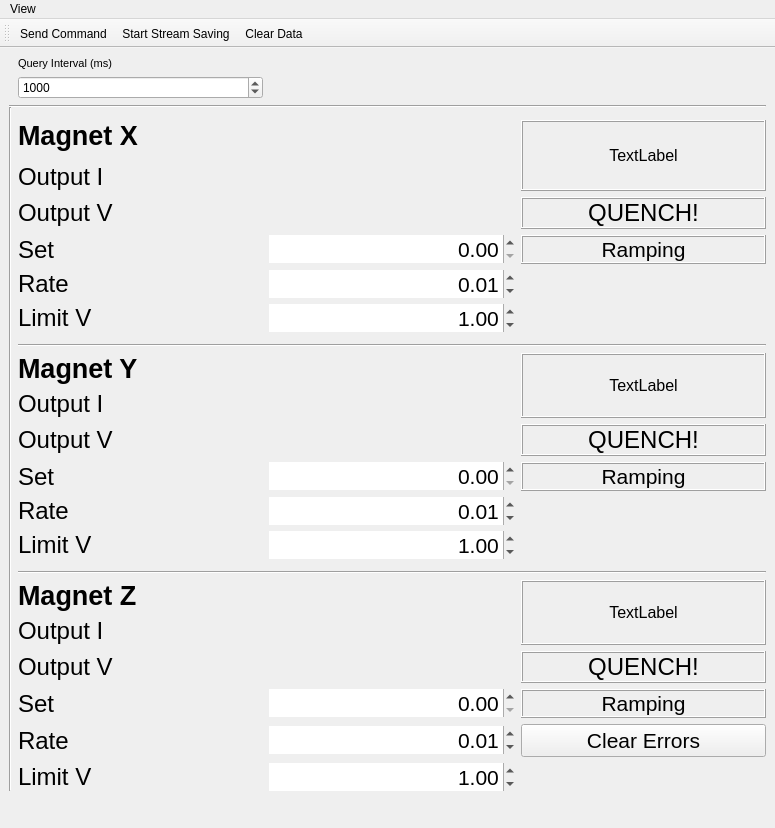
<?xml version="1.0" encoding="UTF-8"?>
<ui version="4.0">
 <class>MainWindow</class>
 <widget class="QMainWindow" name="MainWindow">
  <property name="geometry">
   <rect>
    <x>0</x>
    <y>0</y>
    <width>775</width>
    <height>828</height>
   </rect>
  </property>
  <property name="windowTitle">
   <string>qudi-hira: Superconducting Magnet Controller</string>
  </property>
  <property name="toolButtonStyle">
   <enum>Qt::ToolButtonTextUnderIcon</enum>
  </property>
  <widget class="QWidget" name="centralwidget">
   <property name="sizePolicy">
    <sizepolicy hsizetype="Fixed" vsizetype="Preferred">
     <horstretch>0</horstretch>
     <verstretch>0</verstretch>
    </sizepolicy>
   </property>
   <layout class="QGridLayout" name="gridLayout">
    <item row="19" column="2">
     <widget class="QDoubleSpinBox" name="magnet_y_ramp_rate_doubleSpinBox">
      <property name="font">
       <font>
        <pointsize>16</pointsize>
       </font>
      </property>
      <property name="frame">
       <bool>false</bool>
      </property>
      <property name="alignment">
       <set>Qt::AlignRight|Qt::AlignTrailing|Qt::AlignVCenter</set>
      </property>
      <property name="buttonSymbols">
       <enum>QAbstractSpinBox::UpDownArrows</enum>
      </property>
      <property name="value">
       <double>0.010000000000000</double>
      </property>
     </widget>
    </item>
    <item row="23" column="3" rowspan="2">
     <widget class="QLabel" name="magnet_z_quench_setup_label">
      <property name="font">
       <font>
        <pointsize>12</pointsize>
       </font>
      </property>
      <property name="frameShape">
       <enum>QFrame::Box</enum>
      </property>
      <property name="frameShadow">
       <enum>QFrame::Raised</enum>
      </property>
      <property name="text">
       <string>TextLabel</string>
      </property>
      <property name="alignment">
       <set>Qt::AlignCenter</set>
      </property>
     </widget>
    </item>
    <item row="25" column="3">
     <widget class="QLabel" name="magnet_z_quenchbit">
      <property name="font">
       <font>
        <pointsize>18</pointsize>
        <underline>false</underline>
       </font>
      </property>
      <property name="frameShape">
       <enum>QFrame::Box</enum>
      </property>
      <property name="frameShadow">
       <enum>QFrame::Raised</enum>
      </property>
      <property name="text">
       <string>QUENCH!</string>
      </property>
      <property name="scaledContents">
       <bool>false</bool>
      </property>
      <property name="alignment">
       <set>Qt::AlignCenter</set>
      </property>
     </widget>
    </item>
    <item row="17" column="3">
     <widget class="QLabel" name="magnet_y_quenchbit">
      <property name="font">
       <font>
        <pointsize>18</pointsize>
        <underline>false</underline>
       </font>
      </property>
      <property name="frameShape">
       <enum>QFrame::Box</enum>
      </property>
      <property name="frameShadow">
       <enum>QFrame::Raised</enum>
      </property>
      <property name="text">
       <string>QUENCH!</string>
      </property>
      <property name="scaledContents">
       <bool>false</bool>
      </property>
      <property name="alignment">
       <set>Qt::AlignCenter</set>
      </property>
     </widget>
    </item>
    <item row="5" column="3" rowspan="3">
     <widget class="QLabel" name="magnet_x_quench_setup_label">
      <property name="font">
       <font>
        <pointsize>12</pointsize>
       </font>
      </property>
      <property name="frameShape">
       <enum>QFrame::Box</enum>
      </property>
      <property name="frameShadow">
       <enum>QFrame::Raised</enum>
      </property>
      <property name="text">
       <string>TextLabel</string>
      </property>
      <property name="alignment">
       <set>Qt::AlignCenter</set>
      </property>
     </widget>
    </item>
    <item row="10" column="1" rowspan="2">
     <widget class="QLabel" name="magnet_x_ramp_rate">
      <property name="font">
       <font>
        <pointsize>18</pointsize>
       </font>
      </property>
      <property name="text">
       <string>Rate</string>
      </property>
     </widget>
    </item>
    <item row="8" column="3">
     <widget class="QLabel" name="magnet_x_quenchbit">
      <property name="font">
       <font>
        <pointsize>18</pointsize>
        <underline>false</underline>
       </font>
      </property>
      <property name="frameShape">
       <enum>QFrame::Box</enum>
      </property>
      <property name="frameShadow">
       <enum>QFrame::Raised</enum>
      </property>
      <property name="text">
       <string>QUENCH!</string>
      </property>
      <property name="scaledContents">
       <bool>false</bool>
      </property>
      <property name="alignment">
       <set>Qt::AlignCenter</set>
      </property>
     </widget>
    </item>
    <item row="0" column="1">
     <widget class="QLabel" name="queryIntervalLabel">
      <property name="font">
       <font>
        <pointsize>8</pointsize>
       </font>
      </property>
      <property name="text">
       <string>Query Interval (ms)</string>
      </property>
     </widget>
    </item>
    <item row="16" column="1">
     <widget class="QLabel" name="magnet_y_current">
      <property name="font">
       <font>
        <pointsize>18</pointsize>
       </font>
      </property>
      <property name="text">
       <string>Output I</string>
      </property>
     </widget>
    </item>
    <item row="27" column="2">
     <widget class="QDoubleSpinBox" name="magnet_z_ramp_rate_doubleSpinBox">
      <property name="font">
       <font>
        <pointsize>16</pointsize>
       </font>
      </property>
      <property name="frame">
       <bool>false</bool>
      </property>
      <property name="alignment">
       <set>Qt::AlignRight|Qt::AlignTrailing|Qt::AlignVCenter</set>
      </property>
      <property name="buttonSymbols">
       <enum>QAbstractSpinBox::UpDownArrows</enum>
      </property>
      <property name="value">
       <double>0.010000000000000</double>
      </property>
     </widget>
    </item>
    <item row="23" column="1">
     <widget class="QLabel" name="magnetZLabel">
      <property name="font">
       <font>
        <pointsize>20</pointsize>
        <weight>75</weight>
        <bold>true</bold>
       </font>
      </property>
      <property name="text">
       <string>Magnet Z</string>
      </property>
     </widget>
    </item>
    <item row="18" column="2">
     <widget class="QDoubleSpinBox" name="magnet_y_current_doubleSpinBox">
      <property name="font">
       <font>
        <pointsize>16</pointsize>
       </font>
      </property>
      <property name="frame">
       <bool>false</bool>
      </property>
      <property name="alignment">
       <set>Qt::AlignRight|Qt::AlignTrailing|Qt::AlignVCenter</set>
      </property>
      <property name="buttonSymbols">
       <enum>QAbstractSpinBox::UpDownArrows</enum>
      </property>
     </widget>
    </item>
    <item row="19" column="1">
     <widget class="QLabel" name="magnet_y_ramp_rate">
      <property name="font">
       <font>
        <pointsize>18</pointsize>
       </font>
      </property>
      <property name="text">
       <string>Rate</string>
      </property>
     </widget>
    </item>
    <item row="9" column="3">
     <widget class="QLabel" name="magnet_x_ramping_label">
      <property name="font">
       <font>
        <pointsize>16</pointsize>
       </font>
      </property>
      <property name="frameShape">
       <enum>QFrame::Box</enum>
      </property>
      <property name="frameShadow">
       <enum>QFrame::Raised</enum>
      </property>
      <property name="text">
       <string>Ramping</string>
      </property>
      <property name="alignment">
       <set>Qt::AlignCenter</set>
      </property>
     </widget>
    </item>
    <item row="22" column="1" colspan="3">
     <widget class="Line" name="line_3">
      <property name="orientation">
       <enum>Qt::Horizontal</enum>
      </property>
     </widget>
    </item>
    <item row="15" column="3" rowspan="2">
     <widget class="QLabel" name="magnet_y_quench_setup_label">
      <property name="font">
       <font>
        <pointsize>12</pointsize>
       </font>
      </property>
      <property name="frameShape">
       <enum>QFrame::Box</enum>
      </property>
      <property name="frameShadow">
       <enum>QFrame::Raised</enum>
      </property>
      <property name="text">
       <string>TextLabel</string>
      </property>
      <property name="alignment">
       <set>Qt::AlignCenter</set>
      </property>
     </widget>
    </item>
    <item row="26" column="1">
     <widget class="QLabel" name="magnet_z_setpoint_current">
      <property name="font">
       <font>
        <pointsize>18</pointsize>
       </font>
      </property>
      <property name="text">
       <string>Set</string>
      </property>
     </widget>
    </item>
    <item row="15" column="1">
     <widget class="QLabel" name="magnetYLabel">
      <property name="font">
       <font>
        <pointsize>20</pointsize>
        <weight>75</weight>
        <bold>true</bold>
       </font>
      </property>
      <property name="text">
       <string>Magnet Y</string>
      </property>
     </widget>
    </item>
    <item row="10" column="2" rowspan="2">
     <widget class="QDoubleSpinBox" name="magnet_x_ramp_rate_doubleSpinBox">
      <property name="font">
       <font>
        <pointsize>16</pointsize>
       </font>
      </property>
      <property name="frame">
       <bool>false</bool>
      </property>
      <property name="alignment">
       <set>Qt::AlignRight|Qt::AlignTrailing|Qt::AlignVCenter</set>
      </property>
      <property name="buttonSymbols">
       <enum>QAbstractSpinBox::UpDownArrows</enum>
      </property>
      <property name="value">
       <double>0.010000000000000</double>
      </property>
     </widget>
    </item>
    <item row="1" column="1">
     <widget class="QSpinBox" name="queryIntervalSpinBox">
      <property name="keyboardTracking">
       <bool>false</bool>
      </property>
      <property name="minimum">
       <number>1</number>
      </property>
      <property name="maximum">
       <number>999999</number>
      </property>
      <property name="value">
       <number>1000</number>
      </property>
     </widget>
    </item>
    <item row="5" column="1">
     <widget class="QLabel" name="magnetXLabel">
      <property name="font">
       <font>
        <pointsize>20</pointsize>
        <weight>75</weight>
        <bold>true</bold>
       </font>
      </property>
      <property name="text">
       <string>Magnet X</string>
      </property>
     </widget>
    </item>
    <item row="17" column="1">
     <widget class="QLabel" name="magnet_y_voltage">
      <property name="font">
       <font>
        <pointsize>18</pointsize>
       </font>
      </property>
      <property name="text">
       <string>Output V</string>
      </property>
     </widget>
    </item>
    <item row="18" column="3">
     <widget class="QLabel" name="magnet_y_ramping_label">
      <property name="font">
       <font>
        <pointsize>16</pointsize>
       </font>
      </property>
      <property name="frameShape">
       <enum>QFrame::Box</enum>
      </property>
      <property name="frameShadow">
       <enum>QFrame::Raised</enum>
      </property>
      <property name="text">
       <string>Ramping</string>
      </property>
      <property name="alignment">
       <set>Qt::AlignCenter</set>
      </property>
     </widget>
    </item>
    <item row="26" column="3">
     <widget class="QLabel" name="magnet_z_ramping_label">
      <property name="font">
       <font>
        <pointsize>16</pointsize>
       </font>
      </property>
      <property name="frameShape">
       <enum>QFrame::Box</enum>
      </property>
      <property name="frameShadow">
       <enum>QFrame::Raised</enum>
      </property>
      <property name="text">
       <string>Ramping</string>
      </property>
      <property name="alignment">
       <set>Qt::AlignCenter</set>
      </property>
     </widget>
    </item>
    <item row="24" column="1">
     <widget class="QLabel" name="magnet_z_current">
      <property name="font">
       <font>
        <pointsize>18</pointsize>
       </font>
      </property>
      <property name="text">
       <string>Output I</string>
      </property>
     </widget>
    </item>
    <item row="8" column="1">
     <widget class="QLabel" name="magnet_x_voltage">
      <property name="font">
       <font>
        <pointsize>18</pointsize>
       </font>
      </property>
      <property name="text">
       <string>Output V</string>
      </property>
     </widget>
    </item>
    <item row="9" column="1">
     <widget class="QLabel" name="magnet_x_setpoint_current">
      <property name="font">
       <font>
        <pointsize>18</pointsize>
       </font>
      </property>
      <property name="text">
       <string>Set</string>
      </property>
     </widget>
    </item>
    <item row="14" column="1" colspan="3">
     <widget class="Line" name="line_2">
      <property name="orientation">
       <enum>Qt::Horizontal</enum>
      </property>
     </widget>
    </item>
    <item row="9" column="2">
     <widget class="QDoubleSpinBox" name="magnet_x_current_doubleSpinBox">
      <property name="font">
       <font>
        <pointsize>16</pointsize>
       </font>
      </property>
      <property name="frame">
       <bool>false</bool>
      </property>
      <property name="alignment">
       <set>Qt::AlignRight|Qt::AlignTrailing|Qt::AlignVCenter</set>
      </property>
      <property name="buttonSymbols">
       <enum>QAbstractSpinBox::UpDownArrows</enum>
      </property>
     </widget>
    </item>
    <item row="3" column="0" rowspan="26">
     <widget class="Line" name="line">
      <property name="enabled">
       <bool>true</bool>
      </property>
      <property name="orientation">
       <enum>Qt::Vertical</enum>
      </property>
     </widget>
    </item>
    <item row="27" column="1">
     <widget class="QLabel" name="magnet_z_ramp_rate">
      <property name="font">
       <font>
        <pointsize>18</pointsize>
       </font>
      </property>
      <property name="text">
       <string>Rate</string>
      </property>
     </widget>
    </item>
    <item row="18" column="1">
     <widget class="QLabel" name="magnet_y_setpoint_current">
      <property name="font">
       <font>
        <pointsize>18</pointsize>
       </font>
      </property>
      <property name="text">
       <string>Set</string>
      </property>
     </widget>
    </item>
    <item row="25" column="1">
     <widget class="QLabel" name="magnet_z_voltage">
      <property name="font">
       <font>
        <pointsize>18</pointsize>
       </font>
      </property>
      <property name="text">
       <string>Output V</string>
      </property>
     </widget>
    </item>
    <item row="7" column="1">
     <widget class="QLabel" name="magnet_x_current">
      <property name="font">
       <font>
        <pointsize>18</pointsize>
       </font>
      </property>
      <property name="text">
       <string>Output I</string>
      </property>
     </widget>
    </item>
    <item row="26" column="2">
     <widget class="QDoubleSpinBox" name="magnet_z_current_doubleSpinBox">
      <property name="font">
       <font>
        <pointsize>16</pointsize>
       </font>
      </property>
      <property name="frame">
       <bool>false</bool>
      </property>
      <property name="alignment">
       <set>Qt::AlignRight|Qt::AlignTrailing|Qt::AlignVCenter</set>
      </property>
      <property name="buttonSymbols">
       <enum>QAbstractSpinBox::UpDownArrows</enum>
      </property>
     </widget>
    </item>
    <item row="2" column="0" rowspan="2" colspan="4">
     <widget class="Line" name="line_6">
      <property name="orientation">
       <enum>Qt::Horizontal</enum>
      </property>
     </widget>
    </item>
    <item row="12" column="1">
     <widget class="QLabel" name="magnet_x_voltage_limit">
      <property name="font">
       <font>
        <pointsize>18</pointsize>
       </font>
      </property>
      <property name="text">
       <string>Limit V</string>
      </property>
     </widget>
    </item>
    <item row="12" column="2">
     <widget class="QDoubleSpinBox" name="magnet_x_voltage_limit_doubleSpinBox">
      <property name="font">
       <font>
        <pointsize>16</pointsize>
       </font>
      </property>
      <property name="frame">
       <bool>false</bool>
      </property>
      <property name="alignment">
       <set>Qt::AlignRight|Qt::AlignTrailing|Qt::AlignVCenter</set>
      </property>
      <property name="buttonSymbols">
       <enum>QAbstractSpinBox::UpDownArrows</enum>
      </property>
      <property name="value">
       <double>1.000000000000000</double>
      </property>
     </widget>
    </item>
    <item row="20" column="1">
     <widget class="QLabel" name="magnet_y_voltage_limit">
      <property name="font">
       <font>
        <pointsize>18</pointsize>
       </font>
      </property>
      <property name="text">
       <string>Limit V</string>
      </property>
     </widget>
    </item>
    <item row="20" column="2">
     <widget class="QDoubleSpinBox" name="magnet_y_voltage_limit_doubleSpinBox">
      <property name="font">
       <font>
        <pointsize>16</pointsize>
       </font>
      </property>
      <property name="frame">
       <bool>false</bool>
      </property>
      <property name="alignment">
       <set>Qt::AlignRight|Qt::AlignTrailing|Qt::AlignVCenter</set>
      </property>
      <property name="buttonSymbols">
       <enum>QAbstractSpinBox::UpDownArrows</enum>
      </property>
      <property name="value">
       <double>1.000000000000000</double>
      </property>
     </widget>
    </item>
    <item row="28" column="1">
     <widget class="QLabel" name="magnet_z_voltage_limit">
      <property name="font">
       <font>
        <pointsize>18</pointsize>
       </font>
      </property>
      <property name="text">
       <string>Limit V</string>
      </property>
     </widget>
    </item>
    <item row="28" column="2">
     <widget class="QDoubleSpinBox" name="magnet_z_voltage_limit_doubleSpinBox">
      <property name="font">
       <font>
        <pointsize>16</pointsize>
       </font>
      </property>
      <property name="frame">
       <bool>false</bool>
      </property>
      <property name="alignment">
       <set>Qt::AlignRight|Qt::AlignTrailing|Qt::AlignVCenter</set>
      </property>
      <property name="buttonSymbols">
       <enum>QAbstractSpinBox::UpDownArrows</enum>
      </property>
      <property name="value">
       <double>1.000000000000000</double>
      </property>
     </widget>
    </item>
    <item row="29" column="1" colspan="3">
     <spacer name="verticalSpacer">
      <property name="orientation">
       <enum>Qt::Vertical</enum>
      </property>
      <property name="sizeHint" stdset="0">
       <size>
        <width>20</width>
        <height>40</height>
       </size>
      </property>
     </spacer>
    </item>
    <item row="27" column="3">
     <widget class="QPushButton" name="magnet_z_clear_errors_pushButton">
      <property name="font">
       <font>
        <pointsize>16</pointsize>
       </font>
      </property>
      <property name="text">
       <string>Clear Errors</string>
      </property>
     </widget>
    </item>
   </layout>
  </widget>
  <widget class="QMenuBar" name="menubar">
   <property name="geometry">
    <rect>
     <x>0</x>
     <y>0</y>
     <width>775</width>
     <height>21</height>
    </rect>
   </property>
   <widget class="QMenu" name="menuMenu">
    <property name="title">
     <string>View</string>
    </property>
    <addaction name="actionReset_View"/>
    <addaction name="actionClose"/>
   </widget>
   <addaction name="menuMenu"/>
  </widget>
  <widget class="QToolBar" name="magnetToolbar">
   <property name="windowTitle">
    <string>toolBar</string>
   </property>
   <attribute name="toolBarArea">
    <enum>TopToolBarArea</enum>
   </attribute>
   <attribute name="toolBarBreak">
    <bool>false</bool>
   </attribute>
   <addaction name="actionSendCommand"/>
   <addaction name="actionRecord_Magnet"/>
   <addaction name="actionClear_Buffer"/>
  </widget>
  <action name="actionClose">
   <property name="icon">
    <iconset>
     <normaloff>../../artwork/icons/oxygen/22x22/application-exit.png</normaloff>../../artwork/icons/oxygen/22x22/application-exit.png</iconset>
   </property>
   <property name="text">
    <string>Close</string>
   </property>
  </action>
  <action name="actionShow_Controls">
   <property name="checkable">
    <bool>true</bool>
   </property>
   <property name="checked">
    <bool>true</bool>
   </property>
   <property name="enabled">
    <bool>false</bool>
   </property>
   <property name="text">
    <string>Show Controls</string>
   </property>
  </action>
  <action name="actionReset_View">
   <property name="enabled">
    <bool>true</bool>
   </property>
   <property name="text">
    <string>Reset View</string>
   </property>
  </action>
  <action name="actionRecord_Magnet">
   <property name="checkable">
    <bool>true</bool>
   </property>
   <property name="icon">
    <iconset>
     <normaloff>../../artwork/icons/qudiTheme/22x22/record-counter.png</normaloff>../../artwork/icons/qudiTheme/22x22/record-counter.png</iconset>
   </property>
   <property name="text">
    <string>Start Stream Saving</string>
   </property>
   <property name="toolTip">
    <string>Save pressure to file</string>
   </property>
  </action>
  <action name="actionClear_Buffer">
   <property name="icon">
    <iconset>
     <normaloff>../../artwork/icons/qudiTheme/22x22/stop-counter.png</normaloff>../../artwork/icons/qudiTheme/22x22/stop-counter.png</iconset>
   </property>
   <property name="text">
    <string>Clear Data</string>
   </property>
   <property name="toolTip">
    <string>Clear Buffers</string>
   </property>
  </action>
  <action name="actionSendCommand">
   <property name="icon">
    <iconset>
     <normaloff>../../artwork/icons/qudiTheme/22x22/start-counter.png</normaloff>../../artwork/icons/qudiTheme/22x22/start-counter.png</iconset>
   </property>
   <property name="text">
    <string>Send Command</string>
   </property>
   <property name="toolTip">
    <string>Send command with parameters</string>
   </property>
  </action>
 </widget>
 <resources/>
 <connections>
  <connection>
   <sender>actionClose</sender>
   <signal>triggered()</signal>
   <receiver>MainWindow</receiver>
   <slot>close()</slot>
   <hints>
    <hint type="sourcelabel">
     <x>-1</x>
     <y>-1</y>
    </hint>
    <hint type="destinationlabel">
     <x>263</x>
     <y>299</y>
    </hint>
   </hints>
  </connection>
 </connections>
</ui>
